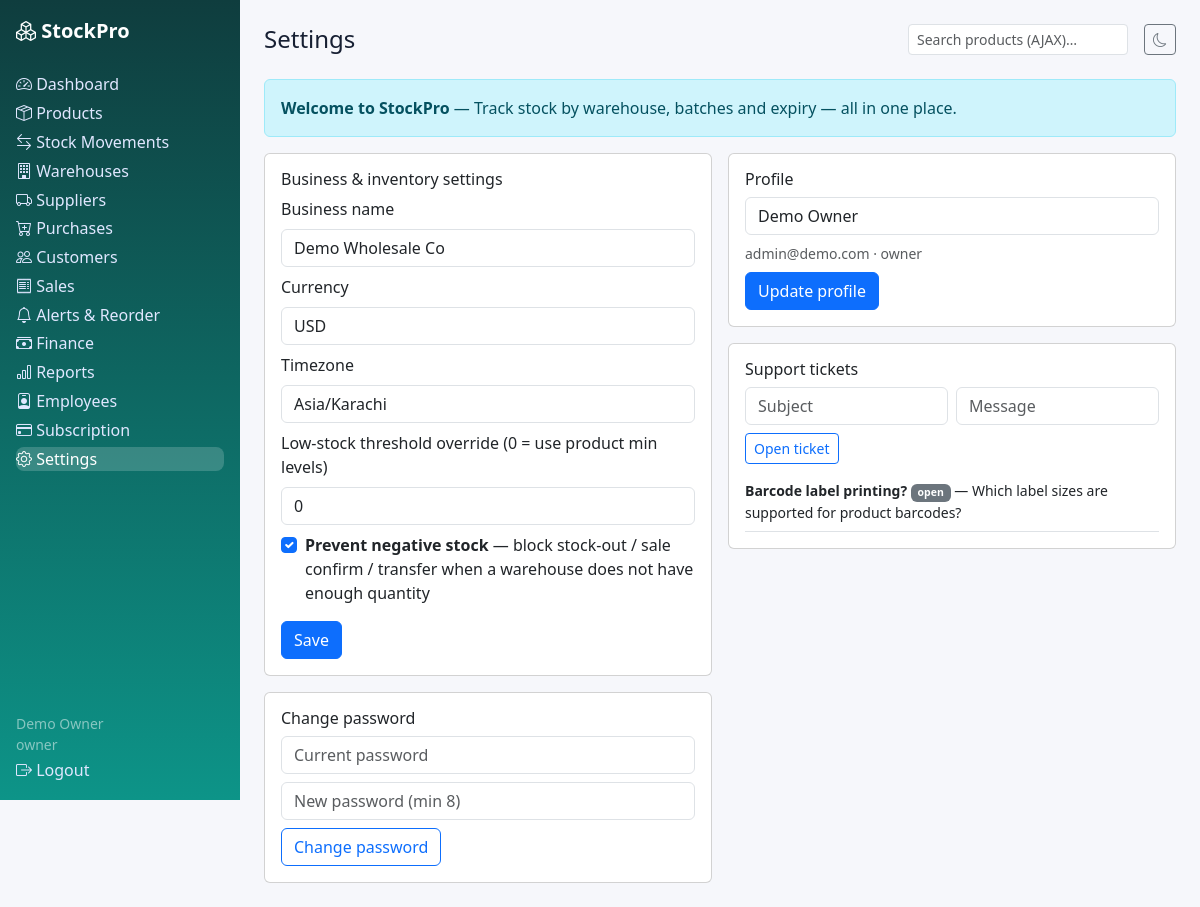
/settings.php (signed in), run on the app's committed database.
### tables this page shows
CREATE TABLE announcements (id INT UNSIGNED AUTO_INCREMENT PRIMARY KEY, title VARCHAR(190) NOT NULL, body TEXT NULL, is_active TINYINT(1) NOT NULL DEFAULT 1, created_at DATETIME NOT NULL DEFAULT CURRENT_TIMESTAMP);

CREATE TABLE support_tickets (id INT UNSIGNED AUTO_INCREMENT PRIMARY KEY, tenant_id INT UNSIGNED NULL, user_id INT UNSIGNED NULL, subject VARCHAR(190) NOT NULL, message TEXT NULL, status ENUM('open','in_progress','resolved','closed') NOT NULL DEFAULT 'open', priority ENUM('low','medium','high') NOT NULL DEFAULT 'medium', created_at DATETIME NOT NULL DEFAULT CURRENT_TIMESTAMP, INDEX idx_tk_tenant(tenant_id), CONSTRAINT fk_tk_tenant FOREIGN KEY(tenant_id) REFERENCES tenants(id) ON DELETE CASCADE, CONSTRAINT fk_tk_user FOREIGN KEY(user_id) REFERENCES users(id) ON DELETE SET NULL);

### includes/functions.php (called while the page is built, shortened)
<?php
function e(?string $v): string { return htmlspecialchars($v ?? '', ENT_QUOTES, 'UTF-8'); }
function current_user(): ?array { return $_SESSION['user'] ?? null; }
function tenant_id(): ?int { $u = current_user(); return isset($u['tenant_id']) && $u['tenant_id'] !== null ? (int)$u['tenant_id'] : null; }
function qa(PDO $pdo, string $sql, array $a = []): array { $s = $pdo->prepare($sql); $s->execute($a); return $s->fetchAll(); }
function tenant_settings(PDO $pdo, int $tid): array {
    $cfg = [];
    foreach (qa($pdo, 'SELECT setting_key,setting_value FROM settings WHERE tenant_id=?', [$tid]) as $r) $cfg[$r['setting_key']] = $r['setting_value'];
    return $cfg;
}

### includes/auth.php (called while the page is built, shortened)
<?php
require_once __DIR__ . '/../config/database.php';
require_once __DIR__ . '/functions.php';
function require_login(string $loginUrl = null): array {
    $u = current_user();
    return $u;
}
function require_role(array $roles, string $loginUrl = null): array {
    $u = require_login($loginUrl);
    return $u;
}
function require_tenant(): int {
    $t = tenant_id();
    return $t;
}

### settings.php (the view, shortened to what this page needs)
<?php require_once __DIR__ . '/includes/auth.php'; require_once __DIR__ . '/includes/roles.php';
$user = require_role(ROLE_OWNER); $pdo = db(); check_tenant_active($pdo); $tid = require_tenant(); $base = ''; $active = 'settings'; $pageTitle = 'Settings';
$cfg = tenant_settings($pdo, $tid);
$tickets = qa($pdo, 'SELECT * FROM support_tickets WHERE tenant_id=? ORDER BY id DESC LIMIT 10', [$tid]);
$ann = qa($pdo, 'SELECT * FROM announcements WHERE is_active=1 ORDER BY id DESC LIMIT 3');
include __DIR__ . '/includes/header.php'; ?>
<?php foreach ($ann as $a): ?><div class="alert alert-info"><strong><?= e($a['title']) ?></strong> — <?= e($a['body']) ?></div><?php endforeach; ?>
<div class="row g-3"><div class="col-lg-6"><div class="card p-3"><h6>Business &amp; inventory settings</h6><form method="post"><?= csrf_field() ?>
<div class="mb-2"><label class="form-label">Business name</label><input class="form-control" name="company_name" value="<?= e($cfg['company_name'] ?? '') ?>"></div>
<div class="mb-2"><label class="form-label">Currency</label><input class="form-control" name="currency" value="<?= e($cfg['currency'] ?? 'USD') ?>"></div>
<div class="mb-2"><label class="form-label">Timezone</label><input class="form-control" name="timezone" value="<?= e($cfg['timezone'] ?? 'Asia/Karachi') ?>"></div>
<div class="mb-2"><label class="form-label">Low-stock threshold override (0 = use product min levels)</label><input class="form-control" type="number" name="low_stock_threshold" value="<?= e($cfg['low_stock_threshold'] ?? '0') ?>"></div>
<div class="form-check mb-3"><input class="form-check-input" type="checkbox" name="prevent_negative_stock" value="1" id="pns" <?= ($cfg['prevent_negative_stock'] ?? '1') === '1' ? 'checked' : '' ?>><label class="form-check-label" for="pns"><strong>Prevent negative stock</strong> — block stock-out / sale confirm / transfer when a warehouse does not have enough quantity</label></div>
<button class="btn btn-primary">Save</button></form></div>
<div class="card p-3 mt-3"><h6>Change password</h6><form method="post"><?= csrf_field() ?><input type="hidden" name="action" value="password"><input class="form-control mb-2" type="password" name="current" placeholder="Current password" required><input class="form-control mb-2" type="password" name="new" placeholder="New password (min 8)" required><button class="btn btn-outline-primary">Change password</button></form></div></div>
<div class="col-lg-6"><div class="card p-3"><h6>Profile</h6><form method="post"><?= csrf_field() ?><input type="hidden" name="action" value="profile"><input class="form-control mb-2" name="name" value="<?= e($user['name']) ?>"><div class="text-muted small mb-2"><?= e($user['email']) ?> · <?= e($user['role']) ?></div><button class="btn btn-primary">Update profile</button></form></div>
<div class="card p-3 mt-3"><h6>Support tickets</h6><form class="row g-2 mb-2" method="post"><?= csrf_field() ?><input type="hidden" name="action" value="ticket"><div class="col-6"><input class="form-control" name="subject" placeholder="Subject" required></div><div class="col-6"><input class="form-control" name="message" placeholder="Message" required></div><div class="col-12"><button class="btn btn-sm btn-outline-primary">Open ticket</button></div></form>
<?php foreach ($tickets as $t): ?><div class="border-bottom py-2 small"><strong><?= e($t['subject']) ?></strong> <span class="badge bg-secondary"><?= e($t['status']) ?></span> — <?= e($t['message']) ?></div><?php endforeach; if (!$tickets) echo '<p class="text-muted small mb-0">No tickets yet.</p>'; ?></div></div></div>
<?php include __DIR__ . '/includes/footer.php'; ?>

### assets/css/style.css (style rules this page uses)
:root { --brand:#0d9488;--bg:#f6f7fb;--card:#fff;--text:#172033 }
body { background:var(--bg);color:var(--text);font-family:system-ui,-apple-system,"Segoe UI",Roboto,sans-serif }

### data on the page
announcements: title "Welcome to StockPro", body "Track stock by warehouse, batches and expiry — all in one place."
support_tickets: subject "Barcode label printing?", status "open", message "Which label sizes are supported for product barcodes?"

### other printed values
$label "Dashboard"
$label "Products"
$label "Stock Movements"
$label "Warehouses"
$label "Suppliers"
$label "Purchases"
$label "Customers"
$label "Sales"
$label "Alerts & Reorder"
$label "Finance"
$label "Reports"
$label "Employees"
$label "Subscription"
$label "Settings"
current_user()['name'] "Demo Owner"
